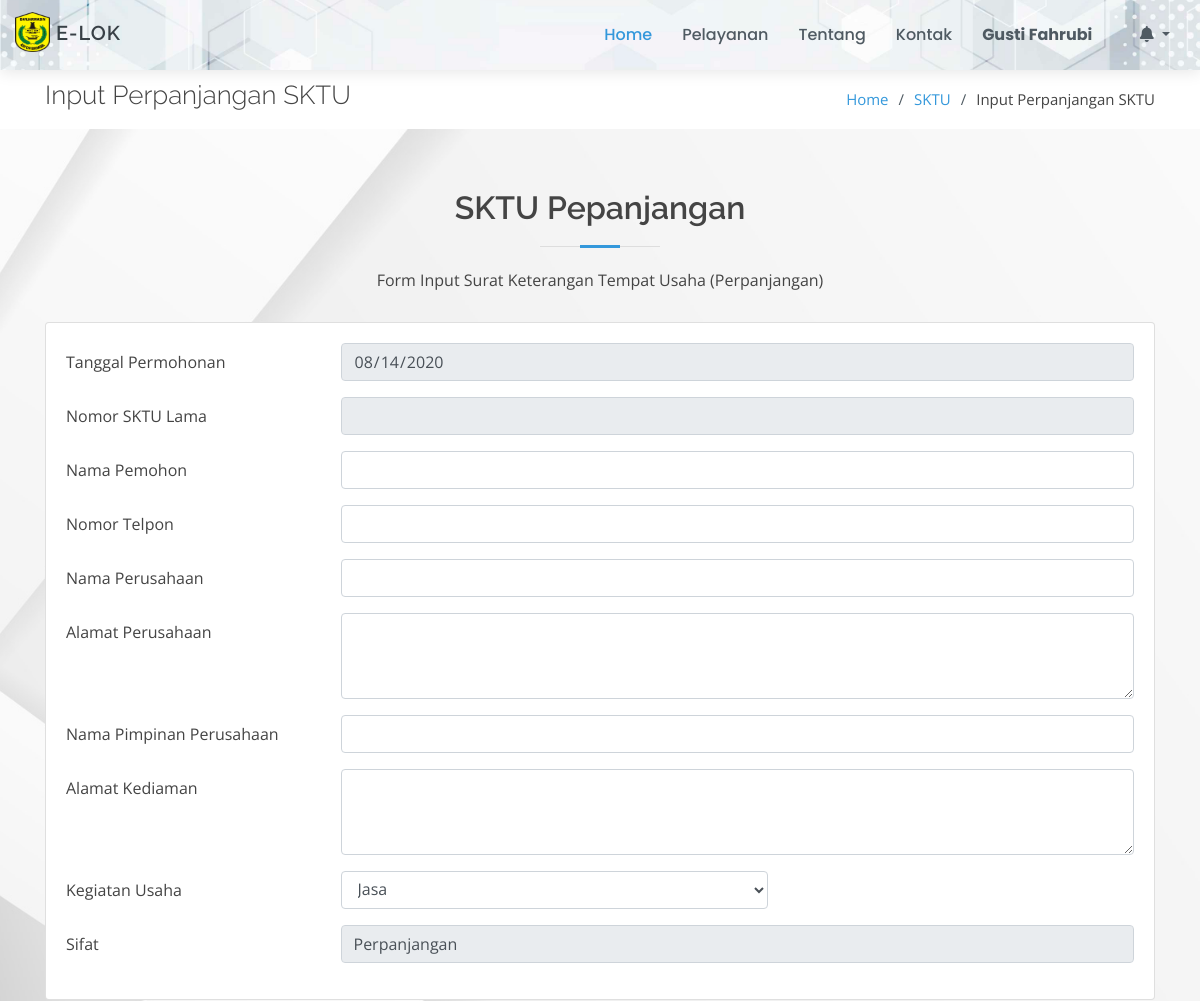
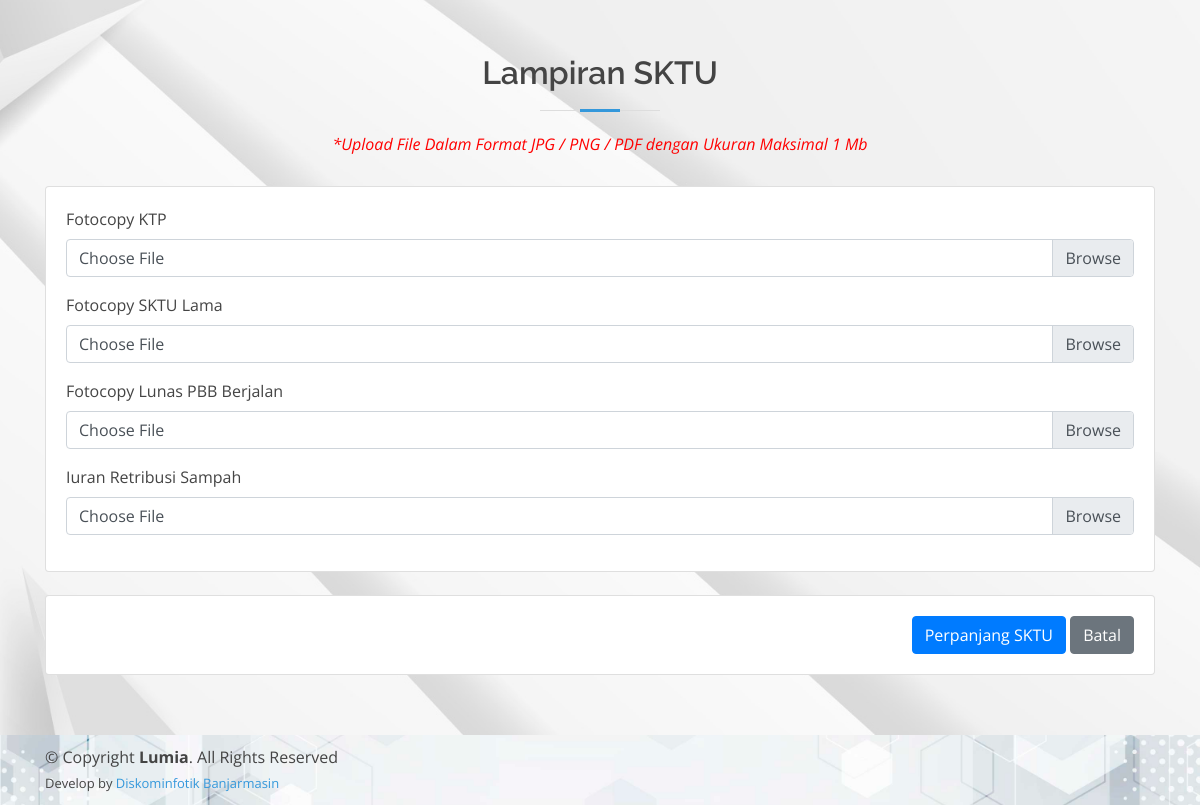
The page /page/sktu/input-sktu-perpanjangan.php (signed in) on the database its author committed (2 pictures, top to bottom).
### tables this page shows
CREATE TABLE `lampiran_sktu` (
  `id_lampiran` int(11) NOT NULL,
  `nama_lampiran` text NOT NULL,
  `keterangan` varchar(30) NOT NULL
);

### config/config.php (called while the page is built, shortened)
<?php
function base_url($url = null)
{
	$base_url = "http://localhost/layanan-kecamatan";
	if ($url != null) {
		return $base_url . "/" . $url;
	} else {
		return $base_url;
	}
}
function encryptor($action, $string)
{
	$output = false;
	$encrypt_method = "AES-256-CBC";
	$secret_key = 'muni';
	$secret_iv = 'muni123';
	$key = hash('sha256', $secret_key);
	$iv = substr(hash('sha256', $secret_iv), 0, 16);
	if ($action == 'encrypt') {
		$output = openssl_encrypt($string, $encrypt_method, $key, 0, $iv);
		$output = base64_encode($output);
	} else if ($action == 'decrypt') {
		$output = openssl_decrypt(base64_decode($string), $encrypt_method, $key, 0, $iv);
	}
	return $output;
}

### page/sktu/input-sktu-perpanjangan.php (the view, shortened to what this page needs)
<!DOCTYPE html>
<html lang="en">
<?php
include_once "../../config/config.php";
include_once "../../template/ui/head.php";
$idm      = $_SESSION['id_masyarakat'];
$id_sktu = encryptor('decrypt', $_GET['id']);
$cekdata = $koneksi->query("SELECT * FROM sktu_perpanjangan WHERE id_masyarakat = '$idm' AND id_sktu = '$id_sktu'");
if (mysqli_num_rows($cekdata) === 0) {
    $row = $koneksi->query("SELECT * FROM sktu_baru WHERE id_masyarakat = '$idm' AND id_sktu = '$id_sktu'")->fetch_array();
} else {
    $row = $koneksi->query("SELECT * FROM sktu_perpanjangan WHERE id_masyarakat = '$idm' AND id_sktu = '$id_sktu'")->fetch_array();
}
?>
<body>
    <?php include_once "../../template/ui/header.php"; ?>
    <main id="main">
        <section id="breadcrumbs" class="breadcrumbs">
            <div class="container">
                <div class="d-flex justify-content-between align-items-center">
                    <h2>Input Perpanjangan SKTU</h2>
                    <ol>
                        <li><a href="<?= base_url(); ?>">Home</a></li>
                        <li><a href="<?= base_url('page/sktu'); ?>">SKTU</a></li>
                        <li>Input Perpanjangan SKTU</li>
                    </ol>
                </div>
            </div>
        </section>
        <section id="services" class="services graform">
            <div class="container">
                <div class="section-title">
                    <h2>SKTU Pepanjangan</h2>
                    <p>Form Input Surat Keterangan Tempat Usaha (Perpanjangan)</p>
                </div>
                <form action="" method="POST" enctype="multipart/form-data">
                    <div class="row">
                        <div class="col-md-12">
                            <div class="card">
                                <div class="card-body">
                                    <div class="form-group row">
                                        <label for="tgl" class="col-sm-3 col-form-label">Tanggal Permohonan</label>
                                        <div class="col-sm-9">
                                            <input type="date" class="form-control" id="tgl" name="tgl" value="<?= date('Y-m-d'); ?>" required readonly>
                                        </div>
                                    </div>
                                    <div class="form-group row">
                                        <label for="nomor_sktu" class="col-sm-3 col-form-label">Nomor SKTU Lama</label>
                                        <div class="col-sm-9">
                                            <input type="text" class="form-control" id="nomor_sktu" name="nomor_sktu" value="<?= $row['nomor_sktu']; ?>" required readonly>
                                        </div>
                                    </div>
                                    <div class="form-group row">
                                        <label for="nama_pemohon" class="col-sm-3 col-form-label">Nama Pemohon</label>
                                        <div class="col-sm-9">
                                            <input type="text" class="form-control" id="nama_pemohon" name="nama_pemohon" value="<?= $row['nama_pemohon']; ?>" required>
                                        </div>
                                    </div>
                                    <div class="form-group row">
                                        <label for="no_telp" class="col-sm-3 col-form-label">Nomor Telpon</label>
                                        <div class="col-sm-9">
                                            <input type="text" class="form-control" id="no_telp" name="no_telp" onkeypress="return Angkasaja(event)" value="<?= $row['no_telp']; ?>" required>
                                        </div>
                                    </div>
                                    <div class="form-group row">
                                        <label for="nama_perusahaan" class="col-sm-3 col-form-label">Nama Perusahaan</label>
                                        <div class="col-sm-9">
                                            <input type="text" class="form-control" id="nama_perusahaan" name="nama_perusahaan" required value="<?= $row['nama_perusahaan']; ?>">
                                        </div>
                                    </div>
                                    <div class="form-group row">
                                        <label for="alamat_perusahaan" class="col-sm-3 col-form-label">Alamat Perusahaan</label>
                                        <div class="col-sm-9">
                                            <textarea class="form-control" name="alamat_perusahaan" id="alamat_perusahaan" rows="3" required><?= $row['alamat_perusahaan']; ?></textarea>
                                        </div>
                                    </div>
                                    <div class="form-group row">
                                        <label for="nama_pimpinan_perusahaan" class="col-sm-3 col-form-label">Nama Pimpinan Perusahaan</label>
                                        <div class="col-sm-9">
                                            <input type="text" class="form-control" id="nama_pimpinan_perusahaan" name="nama_pimpinan_perusahaan" required value="<?= $row['nama_pimpinan_perusahaan']; ?>">
                                        </div>
                                    </div>
                                    <div class="form-group row">
                                        <label for="alamat_kediaman" class="col-sm-3 col-form-label">Alamat Kediaman</label>
                                        <div class="col-sm-9">
                                            <textarea class="form-control" name="alamat_kediaman" id="alamat_kediaman" rows="3" required><?= $row['alamat_kediaman']; ?></textarea>
                                        </div>
                                    </div>
                                    <div class="form-group row">
                                        <label for="kegiatan_usaha" class="col-sm-3 col-form-label">Kegiatan Usaha</label>
                                        <div class="col-sm-5">
                                            <select name="kegiatan_usaha" id="kegiatan_usaha" class="form-control" required>
                                                <?php
                                                $kegiatan = $koneksi->query("SELECT * FROM kegiatan_usaha ORDER BY kegiatan_usaha ASC");
                                                foreach ($kegiatan as $ku) {
                                                ?>
                                                    <option value="<?= $ku['kegiatan_usaha']; ?>" <?php if ($row['kegiatan_usaha'] == $ku['kegiatan_usaha']) {
                                                                                                        echo "selected";
                                                                                                    } ?>><?= $ku['kegiatan_usaha']; ?></option>
                                                <?php } ?>
                                            </select>
                                        </div>
                                    </div>
                                    <div class="form-group row">
                                        <label for="sifat" class="col-sm-3 col-form-label">Sifat</label>
                                        <div class="col-sm-9">
                                            <input type="text" class="form-control" name="sifat" value="Perpanjangan" readonly require>
                                        </div>
                                    </div>
                                </div>
                            </div>
                        </div>
                    </div>
                    <div class="section-title" style="margin-top: 5%;">
                        <h2>Lampiran SKTU</h2>
                        <p style="color: red; font-style: italic;">*Upload File Dalam Format JPG / PNG / PDF dengan Ukuran Maksimal 1 Mb</p>
                    </div>
                    <div class="row">
                        <div class="col-md-12">
                            <div class="card">
                                <div class="card-body">
                                    <?php
                                    $datalampiran = $koneksi->query("SELECT * FROM lampiran_sktu WHERE keterangan LIKE '%Perpanjangan%' ORDER BY id_lampiran ASC");
                                    foreach ($datalampiran as $lampiran) {
                                    ?>
                                        <div class="form-group">
                                            <label><?= $lampiran['nama_lampiran'] ?></label>
                                            <div class="custom-file">
                                                <label class="custom-file-label">Choose File</label>
                                            </div>
                                        </div>
                                    <?php } ?>
                                </div>
                            </div>
                        </div>
                        <div class="col-md-12" style="margin-top: 2%; text-align: right;">
                            <div class="card">
                                <div class="card-body">
                                    <button type="button" id="submit" class="btn btn-primary">Perpanjang SKTU</button>
                                    <a href="<?= base_url('page/sktu') ?>" class="btn btn-secondary">Batal</a>
                                </div>
                            </div>
                        </div>
                    </div>
                </form>
            </div>
        </section>
    </main>
    <?php include_once "../../template/ui/footer.php"; ?>
</body>
</html>

### assets/ui/assets/css/style.css (style rules this page uses)
body { font-family: "Open Sans", sans-serif; color: #444444; }
a { color: #3498db; }
h1, h2, h3, h4, h5, h6 { font-family: "Raleway", sans-serif; }
section { padding: 60px 0; }
.section-title { text-align: center; padding-bottom: 30px; }
.section-title h2 { font-size: 32px; font-weight: 600; margin-bottom: 20px; padding-bottom: 20px; position: relative; }
.section-title h2::before { content: ''; position: absolute; display: block; width: 120px; height: 1px; background: #ddd; bottom: 1px; left: calc(50% - 60px); }
.section-title h2::after { content: ''; position: absolute; display: block; width: 40px; height: 3px; background: #3498db; bottom: 0; left: calc(50% - 20px); }
.section-title p { margin-bottom: 0; }
.breadcrumbs { padding: 10px 0; margin-top: 70px; background-color: #fff; }
.breadcrumbs h2 { font-size: 26px; font-weight: 300; }
.breadcrumbs ol { display: flex; flex-wrap: wrap; list-style: none; padding: 0; margin: 0; font-size: 15px; }
.breadcrumbs ol li+li { padding-left: 10px; }
.breadcrumbs ol li+li::before { display: inline-block; padding-right: 10px; color: #4f5a62; content: "/"; }
.graform { background: url('../../../bg-cover/putih2.jpg') center center no-repeat; background-size: cover; position: relative; }

### rows shown on the page
lampiran_sktu: nama_lampiran "Fotocopy KTP"
lampiran_sktu: nama_lampiran "Fotocopy SKTU Lama"
lampiran_sktu: nama_lampiran "Fotocopy Lunas PBB Berjalan"
lampiran_sktu: nama_lampiran "Iuran Retribusi Sampah"

### other values the page prints
$_SESSION['nama'] "Gusti Fahrubi"
form field kegiatan_usaha "Jasa"
